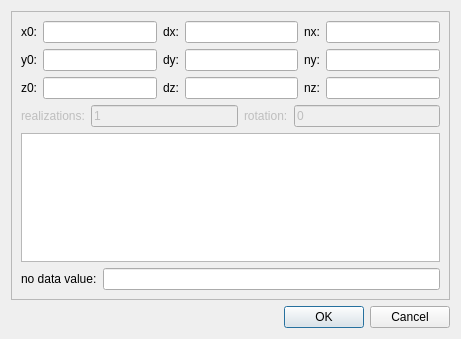
<?xml version="1.0" encoding="UTF-8"?>
<ui version="4.0">
 <class>CartesianGridDialog</class>
 <widget class="QDialog" name="CartesianGridDialog">
  <property name="geometry">
   <rect>
    <x>0</x>
    <y>0</y>
    <width>461</width>
    <height>339</height>
   </rect>
  </property>
  <property name="windowTitle">
   <string>Cartesian Grid metadata</string>
  </property>
  <layout class="QVBoxLayout" name="verticalLayout">
   <item>
    <widget class="QFrame" name="frame">
     <property name="frameShape">
      <enum>QFrame::StyledPanel</enum>
     </property>
     <property name="frameShadow">
      <enum>QFrame::Raised</enum>
     </property>
     <layout class="QVBoxLayout" name="verticalLayout_5">
      <item>
       <layout class="QHBoxLayout" name="horizontalLayout_10">
        <item>
         <layout class="QVBoxLayout" name="verticalLayout_2">
          <item>
           <layout class="QHBoxLayout" name="horizontalLayout">
            <item>
             <widget class="QLabel" name="label">
              <property name="text">
               <string>x0:</string>
              </property>
             </widget>
            </item>
            <item>
             <widget class="QLineEdit" name="txtX0"/>
            </item>
           </layout>
          </item>
          <item>
           <layout class="QHBoxLayout" name="horizontalLayout_2">
            <item>
             <widget class="QLabel" name="label_2">
              <property name="text">
               <string>y0:</string>
              </property>
             </widget>
            </item>
            <item>
             <widget class="QLineEdit" name="txtY0"/>
            </item>
           </layout>
          </item>
          <item>
           <layout class="QHBoxLayout" name="horizontalLayout_3">
            <item>
             <widget class="QLabel" name="label_3">
              <property name="text">
               <string>z0:</string>
              </property>
             </widget>
            </item>
            <item>
             <widget class="QLineEdit" name="txtZ0"/>
            </item>
           </layout>
          </item>
         </layout>
        </item>
        <item>
         <layout class="QVBoxLayout" name="verticalLayout_3">
          <item>
           <layout class="QHBoxLayout" name="horizontalLayout_4">
            <item>
             <widget class="QLabel" name="label_4">
              <property name="text">
               <string>dx:</string>
              </property>
             </widget>
            </item>
            <item>
             <widget class="QLineEdit" name="txtDX"/>
            </item>
           </layout>
          </item>
          <item>
           <layout class="QHBoxLayout" name="horizontalLayout_5">
            <item>
             <widget class="QLabel" name="label_5">
              <property name="text">
               <string>dy:</string>
              </property>
             </widget>
            </item>
            <item>
             <widget class="QLineEdit" name="txtDY"/>
            </item>
           </layout>
          </item>
          <item>
           <layout class="QHBoxLayout" name="horizontalLayout_6">
            <item>
             <widget class="QLabel" name="label_6">
              <property name="text">
               <string>dz:</string>
              </property>
             </widget>
            </item>
            <item>
             <widget class="QLineEdit" name="txtDZ"/>
            </item>
           </layout>
          </item>
         </layout>
        </item>
        <item>
         <layout class="QVBoxLayout" name="verticalLayout_4">
          <item>
           <layout class="QHBoxLayout" name="horizontalLayout_7">
            <item>
             <widget class="QLabel" name="label_7">
              <property name="text">
               <string>nx:</string>
              </property>
             </widget>
            </item>
            <item>
             <widget class="QLineEdit" name="txtNX"/>
            </item>
           </layout>
          </item>
          <item>
           <layout class="QHBoxLayout" name="horizontalLayout_8">
            <item>
             <widget class="QLabel" name="label_8">
              <property name="text">
               <string>ny:</string>
              </property>
             </widget>
            </item>
            <item>
             <widget class="QLineEdit" name="txtNY"/>
            </item>
           </layout>
          </item>
          <item>
           <layout class="QHBoxLayout" name="horizontalLayout_9">
            <item>
             <widget class="QLabel" name="label_9">
              <property name="text">
               <string>nz:</string>
              </property>
             </widget>
            </item>
            <item>
             <widget class="QLineEdit" name="txtNZ"/>
            </item>
           </layout>
          </item>
         </layout>
        </item>
       </layout>
      </item>
      <item>
       <layout class="QHBoxLayout" name="horizontalLayout_11">
        <item>
         <widget class="QLabel" name="label_12">
          <property name="enabled">
           <bool>false</bool>
          </property>
          <property name="text">
           <string>realizations:</string>
          </property>
         </widget>
        </item>
        <item>
         <widget class="QLineEdit" name="txtRealizationCount">
          <property name="enabled">
           <bool>false</bool>
          </property>
          <property name="text">
           <string>1</string>
          </property>
         </widget>
        </item>
        <item>
         <widget class="QLabel" name="label_10">
          <property name="enabled">
           <bool>false</bool>
          </property>
          <property name="text">
           <string>rotation:</string>
          </property>
         </widget>
        </item>
        <item>
         <widget class="QLineEdit" name="txtRotation">
          <property name="enabled">
           <bool>false</bool>
          </property>
          <property name="text">
           <string>0</string>
          </property>
         </widget>
        </item>
       </layout>
      </item>
      <item>
       <widget class="QPlainTextEdit" name="txtFileSample">
        <property name="font">
         <font>
          <family>Courier New</family>
         </font>
        </property>
        <property name="lineWrapMode">
         <enum>QPlainTextEdit::NoWrap</enum>
        </property>
        <property name="readOnly">
         <bool>true</bool>
        </property>
       </widget>
      </item>
      <item>
       <layout class="QHBoxLayout" name="horizontalLayout_12">
        <item>
         <widget class="QLabel" name="label_11">
          <property name="text">
           <string>no data value:</string>
          </property>
         </widget>
        </item>
        <item>
         <widget class="QLineEdit" name="txtNDV"/>
        </item>
       </layout>
      </item>
     </layout>
    </widget>
   </item>
   <item>
    <widget class="QDialogButtonBox" name="buttonBox">
     <property name="orientation">
      <enum>Qt::Horizontal</enum>
     </property>
     <property name="standardButtons">
      <set>QDialogButtonBox::Cancel|QDialogButtonBox::Ok</set>
     </property>
    </widget>
   </item>
  </layout>
 </widget>
 <resources/>
 <connections>
  <connection>
   <sender>buttonBox</sender>
   <signal>accepted()</signal>
   <receiver>CartesianGridDialog</receiver>
   <slot>accept()</slot>
   <hints>
    <hint type="sourcelabel">
     <x>248</x>
     <y>254</y>
    </hint>
    <hint type="destinationlabel">
     <x>157</x>
     <y>274</y>
    </hint>
   </hints>
  </connection>
  <connection>
   <sender>buttonBox</sender>
   <signal>rejected()</signal>
   <receiver>CartesianGridDialog</receiver>
   <slot>reject()</slot>
   <hints>
    <hint type="sourcelabel">
     <x>316</x>
     <y>260</y>
    </hint>
    <hint type="destinationlabel">
     <x>286</x>
     <y>274</y>
    </hint>
   </hints>
  </connection>
 </connections>
</ui>
